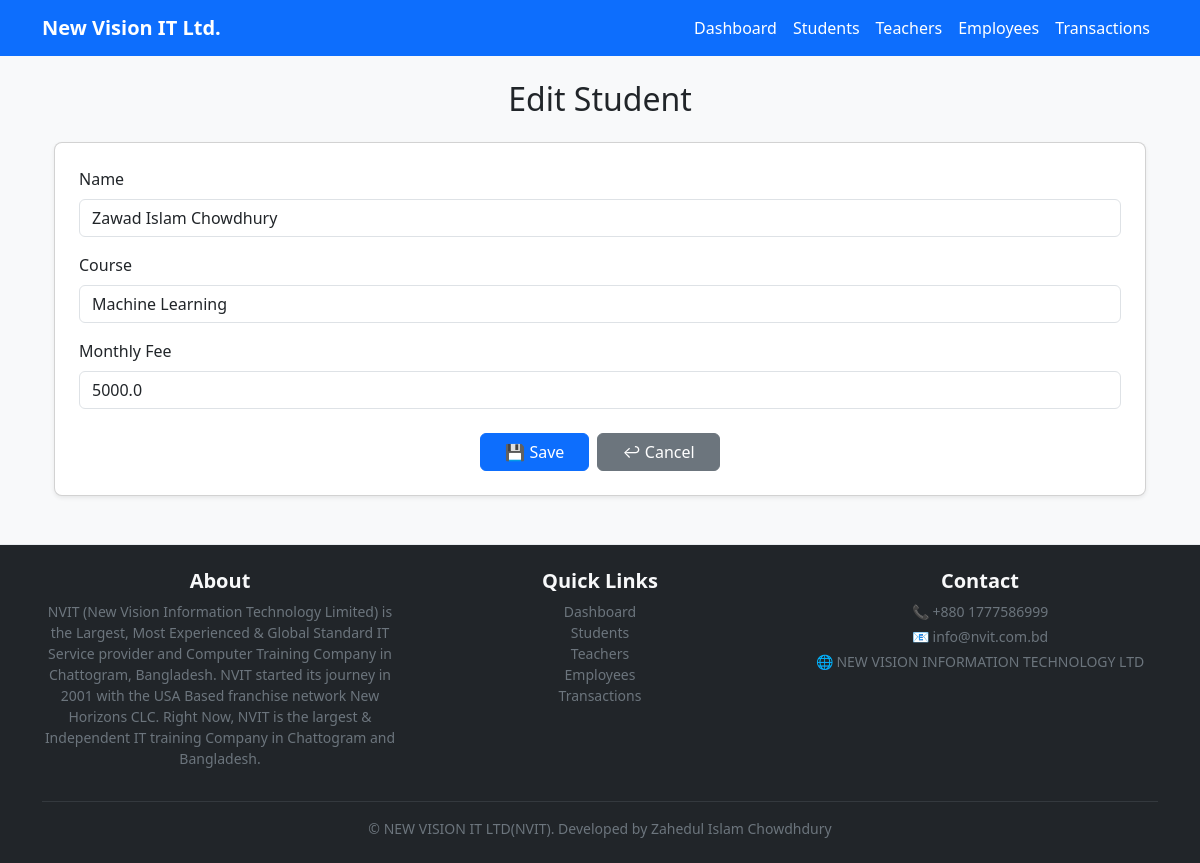
/edit/student/1, run on the app's committed database.
### models.py (models this page shows)
class Student(db.Model):
    id = db.Column(db.Integer, primary_key=True)        # Student ID
    name = db.Column(db.String(100))                    # Name
    course = db.Column(db.String(100))                  # Course
    monthly_fee = db.Column(db.Float)                   # Fee
    transactions = db.relationship('Transaction', backref='student', lazy=True)  # Linked transactions

### app.py (the view, shortened to what this page needs)
@app.route('/edit/<kind>/<int:id>', methods=['GET', 'POST'])
def edit(kind, id):
    obj = None
    if kind == 'student':
        obj = Student.query.get_or_404(id)
    elif kind == 'teacher':
        obj = Teacher.query.get_or_404(id)
    elif kind == 'employee':
        obj = Employee.query.get_or_404(id)
    elif kind == 'transaction':
        obj = Transaction.query.get_or_404(id)
    else:
        flash('Unknown kind', 'danger')                         # Invalid kind
        return redirect(url_for('dashboard'))
    students = Student.query.all()
    teachers = Teacher.query.all()
    employees = Employee.query.all()
    return render_template(
        'form.html',
        title=f'Edit {kind.title()}',
        kind=kind,
        obj=obj,
        students=students,
        teachers=teachers,
        employees=employees
    )

### templates/form.html (shortened to what this page needs)
{% extends "base.html" %}
{% block content %}
<div class="container mt-4">
  <h2 class="mb-4 text-center">{{ title }}</h2>
  <div class="card shadow-sm p-4">
    <form method="POST">
      {% if kind == 'student' %}
        <div class="mb-3">
          <label class="form-label">Name</label>
          <input type="text" name="name" class="form-control" required value="{{ obj.name if obj else '' }}">
        </div>
        <div class="mb-3">
          <label class="form-label">Course</label>
          <input type="text" name="course" class="form-control" value="{{ obj.course if obj else '' }}">
        </div>
        <div class="mb-3">
          <label class="form-label">Monthly Fee</label>
          <input type="number" step="0.01" name="monthly_fee" class="form-control" value="{{ obj.monthly_fee if obj else '' }}">
        </div>
      {% endif %}
      <div class="d-flex justify-content-center gap-2 mt-4">
        <button class="btn btn-primary px-4" type="submit">💾 Save</button>
        <a class="btn btn-secondary px-4" href="{{ url_for('dashboard') }}">↩ Cancel</a>
      </div>
    </form>
  </div>
</div>
{% endblock %}

### static/style.css (style rules this page uses)
body { background-color: #f8f9fa; }
.card { border-radius: 8px; }

### data on the page
Student: name "Zawad Islam Chowdhury", course "Machine Learning", monthly_fee "5000.0"

### other printed values
{{ title }} "Edit Student"
